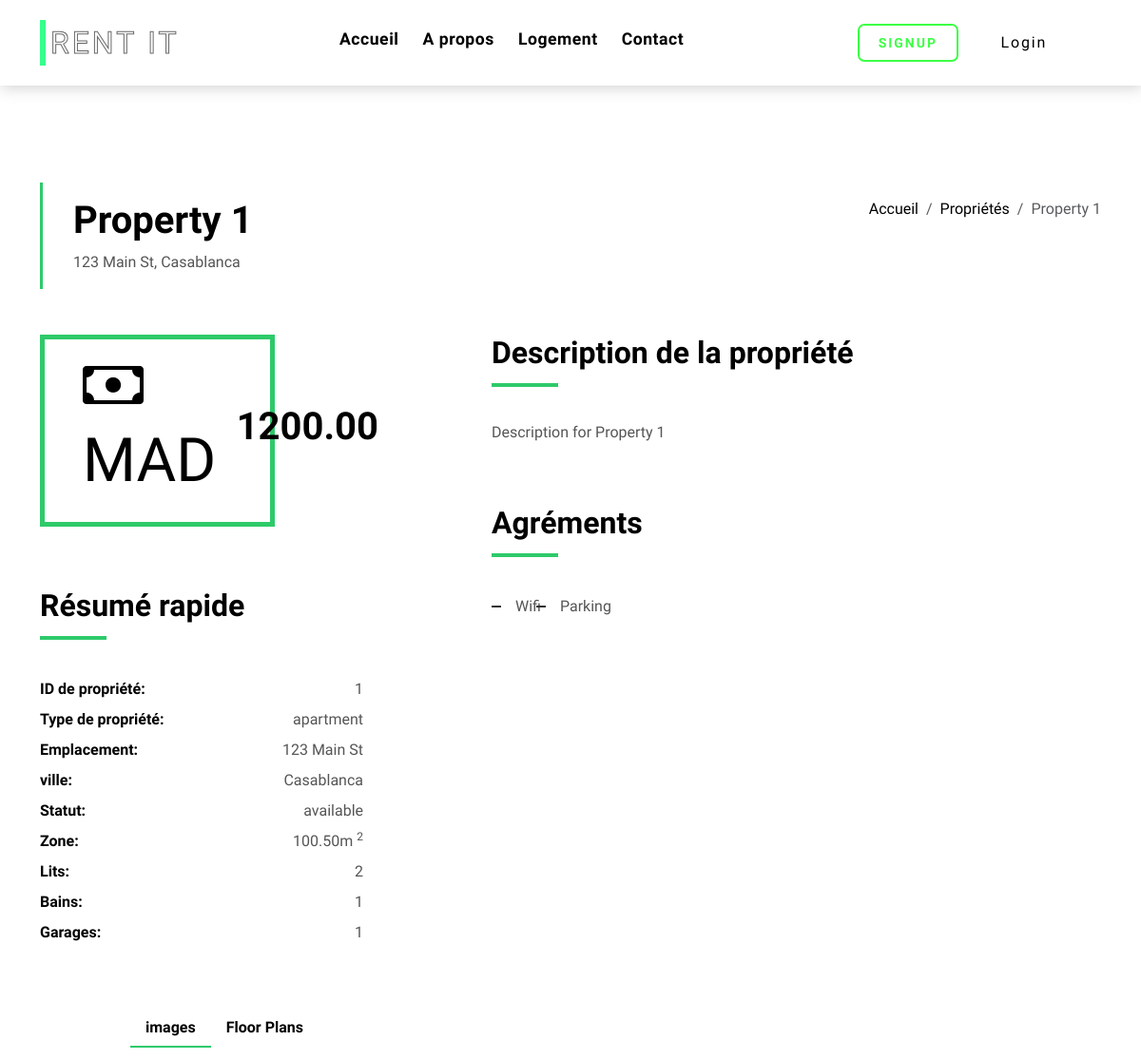
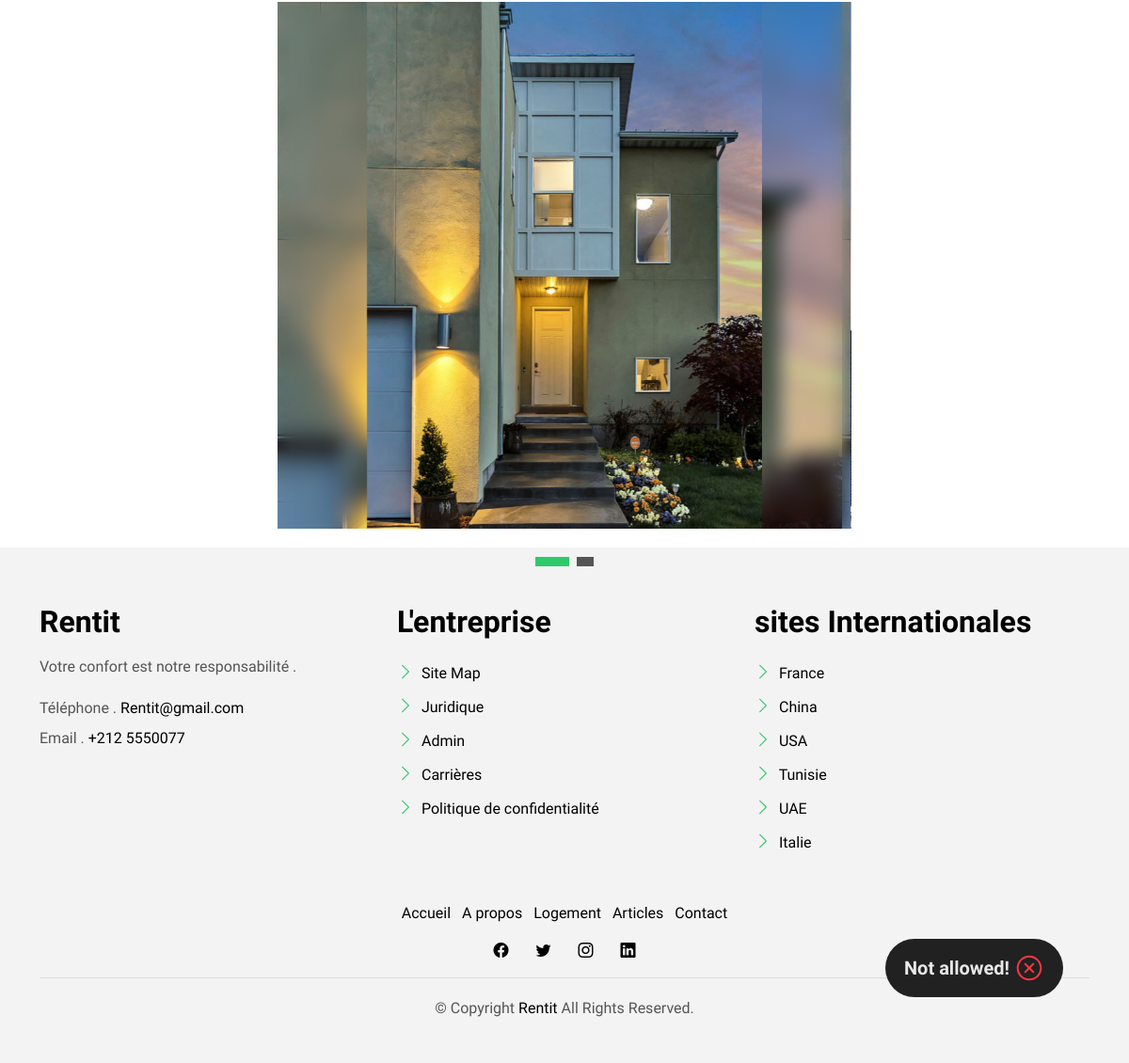
Screenshot of /index.php?page=logement&id=1 with the database file from the repository (2 pictures, top to bottom).
### tables this page shows
CREATE TABLE `logement` (
  `id` INT NOT NULL PRIMARY KEY AUTO_INCREMENT,
  `name` VARCHAR(255) NOT NULL,  
  `adresse` VARCHAR(255) NOT NULL,
  `type_logement` ENUM('apartment', 'house', 'condo', 'villa', 'townhouse', 'other') NOT NULL,
  `nombre_chambres` INT DEFAULT NULL,
  `prix` DECIMAL(10,2) NOT NULL,
  `image_path` VARCHAR(255) DEFAULT NULL,
  `description` TEXT NOT NULL,
  `status` ENUM('available', 'rented', 'unavailable') NOT NULL DEFAULT 'available',
  `area` DECIMAL(10,2) NOT NULL,
  `beds` INT NOT NULL,
  `baths` INT NOT NULL,
  `garage` INT NOT NULL,  
  `city` VARCHAR(100) NOT NULL
);

CREATE TABLE `logement_amenities` (
  `id` INT NOT NULL PRIMARY KEY AUTO_INCREMENT,
  `logement_id` INT NOT NULL,
  `amenity` VARCHAR(50) NOT NULL,
  FOREIGN KEY (`logement_id`) REFERENCES `logement` (`id`)
);

CREATE TABLE `logement_images` (
  `id` INT NOT NULL PRIMARY KEY AUTO_INCREMENT,
  `logement_id` INT NOT NULL,
  `image_path` VARCHAR(255) NOT NULL,
  FOREIGN KEY (`logement_id`) REFERENCES `logement` (`id`)
);

### database_connection.php (called while the page is built, shortened)
<?php
function getDatabase() {
    $mysqli = new mysqli($GLOBALS['dbhost'], $GLOBALS['dbuser'], $GLOBALS['dbpassword'], $GLOBALS['dbdatabase']);
    return $mysqli;
}
?>

### models/logementModel.php (called while the page is built, shortened)
<?php
class LogementModel {
    private $db;
    public function __construct() {
        $this->db = $this->connectToDatabase();
    }
    private function connectToDatabase() {
        return getDatabase();
    }
    public function getLogementById($logementId) {
        $query = "SELECT * FROM logement WHERE id = '$logementId'";
        $result = $this->db->query($query)->fetch_assoc();
        return $result;
    }
}
?>

### controllers/logementController.php (called while the page is built, shortened)
<?php
require_once('models/logementModel.php');
function getLogement($id)
{
  $logementModel = new LogementModel();
  $data = $logementModel->getLogementById($id);
  return $data;
}
?>

### models/logementAmenitiesModel.php (called while the page is built, shortened)
<?php
class LogementAmenitiesModel
{
    private $db;
    public function __construct()
    {
        $this->db = $this->connectToDatabase();
    }
    private function connectToDatabase()
    {
        return getDatabase();
    }
    public function getAmenities($logement_id)
    {
        $query = "SELECT * FROM logement_amenities WHERE logement_id='$logement_id'";
        $result = $this->db->query($query);
        $amenities = [];
        while ($row = $result->fetch_assoc()) {
            $amenities[] = $row;
        }
            return $amenities;
    }
}
?>

### controllers/logementAmenitiesController.php (called while the page is built, shortened)
<?php
    require_once('models/logementAmenitiesModel.php');
  function getLAmenities(){
    $lAmenitiesModel = new LogementAmenitiesModel();
    $logement_id = $_GET['id'];
    $result = $lAmenitiesModel->getAmenities($logement_id);
    return $result;
  }
?>

### models/logementImagesModel.php (called while the page is built, shortened)
<?php
class LogementImagesModel
{
    private $db;
    public function __construct()
    {
        $this->db = $this->connectToDatabase();
    }
    private function connectToDatabase()
    {
        return getDatabase();
    }
    public function getImages($logement_id)
    {
        $query = "SELECT * FROM logement_images WHERE logement_id='$logement_id'";
        $result = $this->db->query($query);
        $images = [];
        while ($row = $result->fetch_assoc()) {
            $images[] = $row;
        }
        return $images;
    }
}
?>

### controllers/logementImagesController.php (called while the page is built, shortened)
<?php
require_once('models/logementImagesModel.php');
function getLImages()
{
  $lAmenitiesModel = new LogementImagesModel();
  $logement_id = $_GET['id'];
  $result = $lAmenitiesModel->getImages($logement_id);
  return $result;
}
?>

### view/client/logement.php (the view, shortened to what this page needs)
<?php
$logement = getLogement($_GET['id']);
$aminoties = getLAmenities();
$LImages = getLImages();
?>
<main id="main">
  <section class="intro-single">
    <div class="container">
      <div class="row">
        <div class="col-md-12 col-lg-8">
          <div class="title-single-box">
            <h1 class="title-single">
              <?php echo $logement['name'] ?>
            </h1>
            <span class="color-text-a">
              <?php echo $logement['adresse'] . ', ' . $logement['city'] ?>
            </span>
          </div>
        </div>
        <div class="col-md-12 col-lg-4">
          <nav aria-label="breadcrumb" class="breadcrumb-box d-flex justify-content-lg-end">
            <ol class="breadcrumb">
              <li class="breadcrumb-item">
                <a href="<?php echo $_SERVER['PHP_SELF'] ?>">Accueil</a>
              </li>
              <li class="breadcrumb-item">
                <a href="<?php echo $_SERVER['PHP_SELF'] . "?page=all_properties" ?>">Propriétés</a>
              </li>
              <li class="breadcrumb-item active" aria-current="page">
                <?php echo $logement['name'] ?>
              </li>
            </ol>
          </nav>
        </div>
      </div>
    </div>
  </section>
  <section class="property-single nav-arrow-b">
    <div class="container">
      <div class="row">
        <div class="col-sm-12">
          <div class="row justify-content-between">
            <div class="col-md-5 col-lg-4">
              <div class="property-price d-flex justify-content-center foo">
                <div class="card-header-c d-flex">
                  <div class="card-box-ico">
                    <span class="bi bi-cash">MAD</span>
                  </div>
                  <div class="card-title-c align-self-center">
                    <h5 class="title-c">
                      <?php echo $logement['prix'] ?>
                    </h5>
                  </div>
                </div>
              </div>
              <div class="property-summary">
                <div class="row">
                  <div class="col-sm-12">
                    <div class="title-box-d section-t4">
                      <h3 class="title-d">Résumé rapide</h3>
                    </div>
                  </div>
                </div>
                <div class="summary-list">
                  <ul class="list">
                    <li class="d-flex justify-content-between">
                      <strong>ID de propriété:</strong>
                      <span>
                        <?php echo $logement['id'] ?>
                      </span>
                    </li>
                    <li class="d-flex justify-content-between">
                      <strong>Type de propriété:</strong>
                      <span>
                        <?php echo $logement['type_logement'] ?>
                      </span>
                    </li>
                    <li class="d-flex justify-content-between">
                      <strong>Emplacement:</strong>
                      <span>
                        <?php echo $logement['adresse'] ?>
                      </span>
                    </li>
                    <li class="d-flex justify-content-between">
                      <strong>ville:</strong>
                      <span>
                        <?php echo $logement['city'] ?>
                      </span>
                    </li>
                    <li class="d-flex justify-content-between">
                      <strong>Statut:</strong>
                      <span>
                        <?php echo $logement['status'] ?>
                      </span>
                    </li>
                    <li class="d-flex justify-content-between">
                      <strong>Zone:</strong>
                      <span>
                        <?php echo $logement['area'] ?>m
                        <sup>2</sup>
                      </span>
                    </li>
                    <li class="d-flex justify-content-between">
                      <strong>Lits:</strong>
                      <span>
                        <?php echo $logement['beds'] ?>
                      </span>
                    </li>
                    <li class="d-flex justify-content-between">
                      <strong>Bains:</strong>
                      <span>
                        <?php echo $logement['baths'] ?>
                      </span>
                    </li>
                    <li class="d-flex justify-content-between">
                      <strong>Garages:</strong>
                      <span>
                        <?php echo $logement['garage'] ?>
                      </span>
                    </li>
                  </ul>
                </div>
              </div>
            </div>
            <div class="col-md-7 col-lg-7 section-md-t3">
              <div class="row">
                <div class="col-sm-12">
                  <div class="title-box-d">
                    <h3 class="title-d">Description de la propriété</h3>
                  </div>
                </div>
              </div>
              <div class="property-description">
                <p class="description color-text-a">
                  <?php echo $logement['description'] ?>
                </p>
              </div>
              <?php include('rentButton.php'); ?>
              <div class="row section-t3">
                <div class="col-sm-12">
                  <div class="title-box-d">
                    <h3 class="title-d">Agréments</h3>
                  </div>
                </div>
              </div>
              <div class="amenities-list color-text-a">
                <ul class="list-a no-margin">
                  <?php
                  foreach ($aminoties as $amin) {
                    echo '<li>' . $amin['amenity'] . '</li>';
                  }
                  ?>
                </ul>
              </div>
            </div>
          </div>
        </div>
        <div class="col-md-10 offset-md-1">
          <ul class="nav nav-pills-a nav-pills mb-3 section-t3" id="pills-tab" role="tablist">
            <li class="nav-item">
              <a class="nav-link active" id="images-tab" data-bs-toggle="pill" href="#images" role="tab"
                aria-controls="images" aria-selected="true">images</a>
            </li>
            <li class="nav-item">
              <a class="nav-link" id="pills-plans-tab" data-bs-toggle="pill" href="#pills-plans" role="tab"
                aria-controls="pills-plans" aria-selected="false">Floor Plans</a>
            </li>
          </ul>
          <div class="tab-content" id="pills-tabContent">
            <div class="tab-pane fade show active" id="images" role="tabpanel" aria-labelledby="images-tab">
              <div class="row justify-content-center">
                <div class="col-lg-8">
                  <div id="property-single-carousel" class="swiper">
                    <div class="swiper-wrapper">
                      <?php
                      foreach ($LImages as $img) {
                        echo '<div class="swiper-slide my-carousel-style">';
                        echo '<div class="backImag-blur"></div>';
                        echo '<img src="assets/img/LogementImages/' . $img['image_path'] . '" alt="" class="img-fluid">';
                        echo '</div>';
                      }
                      ?>
                    </div>
                  </div>
                  <div class="property-single-carousel-pagination carousel-pagination"></div>
                </div>
              </div>
            </div>
          </div>
        </div>
      </div>
    </div>
  </section>
</main>

### assets/css/costom.css (style rules this page uses)
.my-carousel-style { height: 70vh; }
.my-carousel-style .backImag-blur { width: 100%; height: 100%; z-index: -151; position: absolute; top: 0; backdrop-filter: blur(10px); }
.my-carousel-style img { display: block; margin: auto; width: auto; height: 100%; object-fit: fill; }

### assets/css/style.css (style rules this page uses)
* { margin: 0; padding: 0; box-sizing: border-box; font-family: 'Quicksand', sans-serif; }
body { font-family: "Poppins", sans-serif; color: #555555; }
h1, h2, h3, h4, h5, h6 { color: #000000; }
a { color: #000000; text-decoration: none; transition: all 0.5s ease; }
.color-text-a { text-decoration: none; color: #555555; }
.no-margin { margin: 0; }
.nav-pills-a { text-decoration: none; }
.nav-pills-a.nav-pills .nav-link { color: #000000; position: relative; font-weight: 600; }
.nav-pills-a.nav-pills .nav-link.active { background-color: transparent; }
.nav-pills-a.nav-pills .nav-link.active:after { content: ""; position: absolute; left: 0; bottom: -1px; width: 100%; height: 2px; background-color: #2eca6a; z-index: 2; }
.list-a { text-decoration: none; display: inline-block; line-height: 2; padding: 0; list-style: none; }
.list-a li { position: relative; width: 50%; float: left; padding-left: 25px; padding-right: 5px; }
@media (min-width: 992px) { .list-a li { width: 33.333%; } }
.list-a li:before { content: ""; width: 10px; height: 2px; position: absolute; background-color: #313131; top: 15px; left: 0; }
.section-t4 { padding-top: 4rem; }
.section-t3 { padding-top: 3rem; }
.title-box-d { padding-bottom: 1.8rem; margin-bottom: 1rem; position: relative; }
.title-box-d .title-d { font-weight: 600; font-size: 2rem; }
.title-box-d .title-d:after { content: ""; position: absolute; width: 70px; height: 4px; background-color: #2eca6a; bottom: 20px; left: 0; }
.carousel-pagination { margin-top: 10px; text-align: center; }
.intro-single { padding: 12rem 0 3rem; }
.intro-single .title-single-box { padding: 1rem 0 1rem 2rem; }
.intro-single .title-single-box { border-left: 3px solid #2eca6a; }
.intro-single .title-single-box .title-single { font-weight: 600; font-size: 2.2rem; }
@media (min-width: 768px) { .intro-single .title-single-box .title-single { font-size: 2.1rem; } }
@media (min-width: 992px) { .intro-single .title-single-box .title-single { font-size: 2.5rem; } }
.intro-single .breadcrumb-box { padding: 1rem 0 0 0.5rem; }
.intro-single .breadcrumb { background-color: transparent; padding-right: 0; padding-left: 0; }
.property-price { margin: 0 auto; }
.property-price .card-header-c { padding: 0; }
.summary-list { padding-right: 1rem; color: #000000; }
.summary-list .list { padding: 0; line-height: 2; }
.summary-list .list span { color: #555555; }
.card-header-c { padding: 0 1rem 1rem 1rem; }
.card-box-ico { padding: 1rem 3rem 1rem 2.5rem; border: 5px solid #2eca6a; }
.card-box-ico span { font-size: 4rem; color: #000000; }
.title-c { font-size: 2.5rem; font-weight: 600; margin-left: -40px; }
@media (min-width: 768px) { .title-c { font-size: 1.8rem; } }
@media (min-width: 992px) { .title-c { font-size: 2.5rem; } }

### rows the page displays
logement: name "Property 1", adresse "123 Main St", city "Casablanca", prix "1200.00", id "1", type_logement "apartment", status "available", area "100.50", beds "2", baths "1", garage "1", description "Description for Property 1"
logement_amenities: amenity "Wifi"
logement_amenities: amenity "Parking"
logement_images: image_path (picture)
